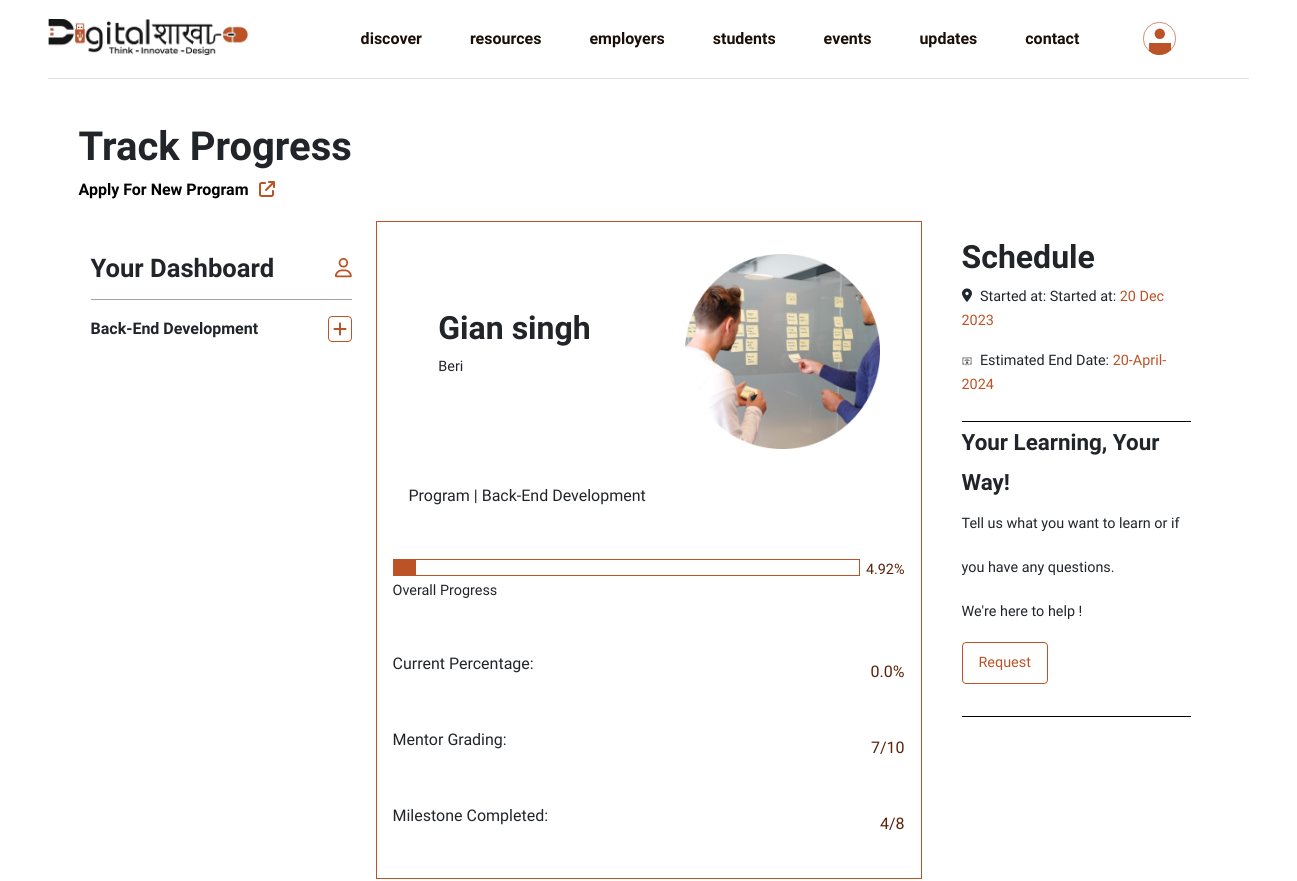
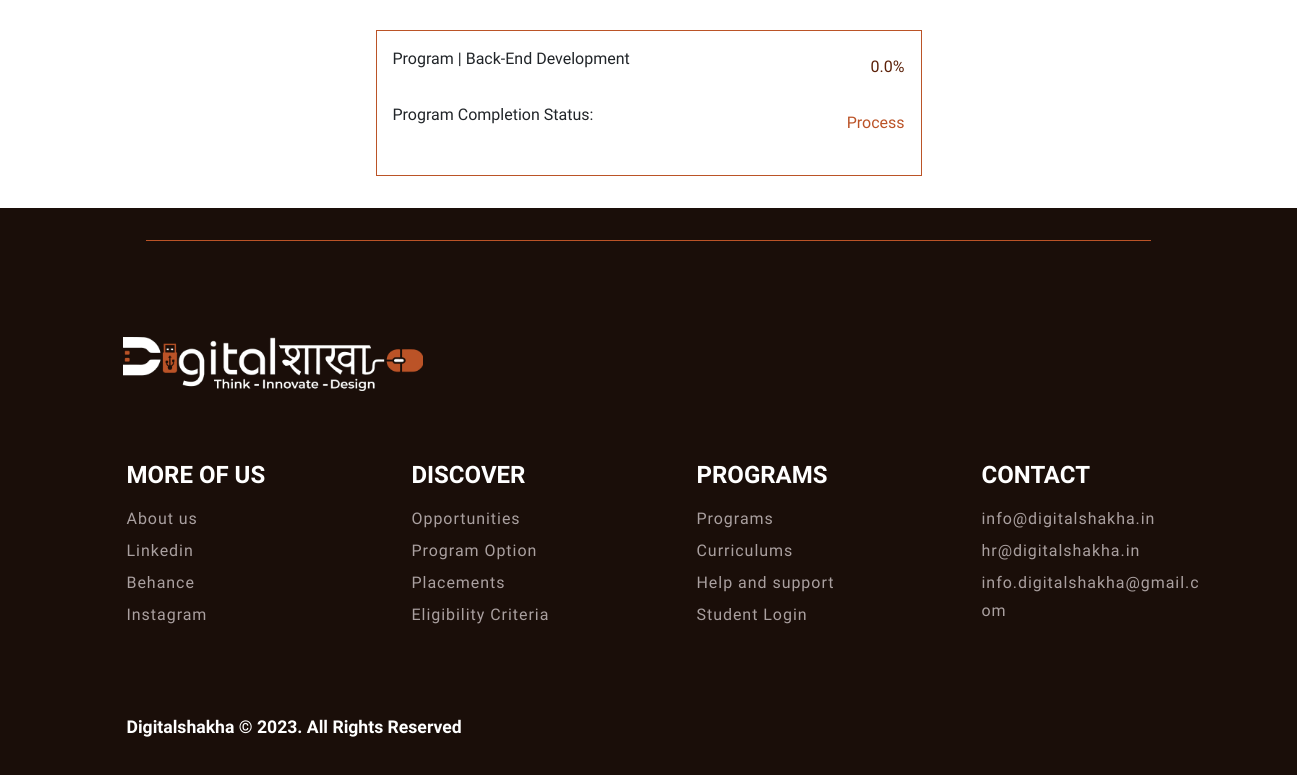
Before: /internship_track_1.php (signed in) with the older database file (2 pictures, top to bottom).
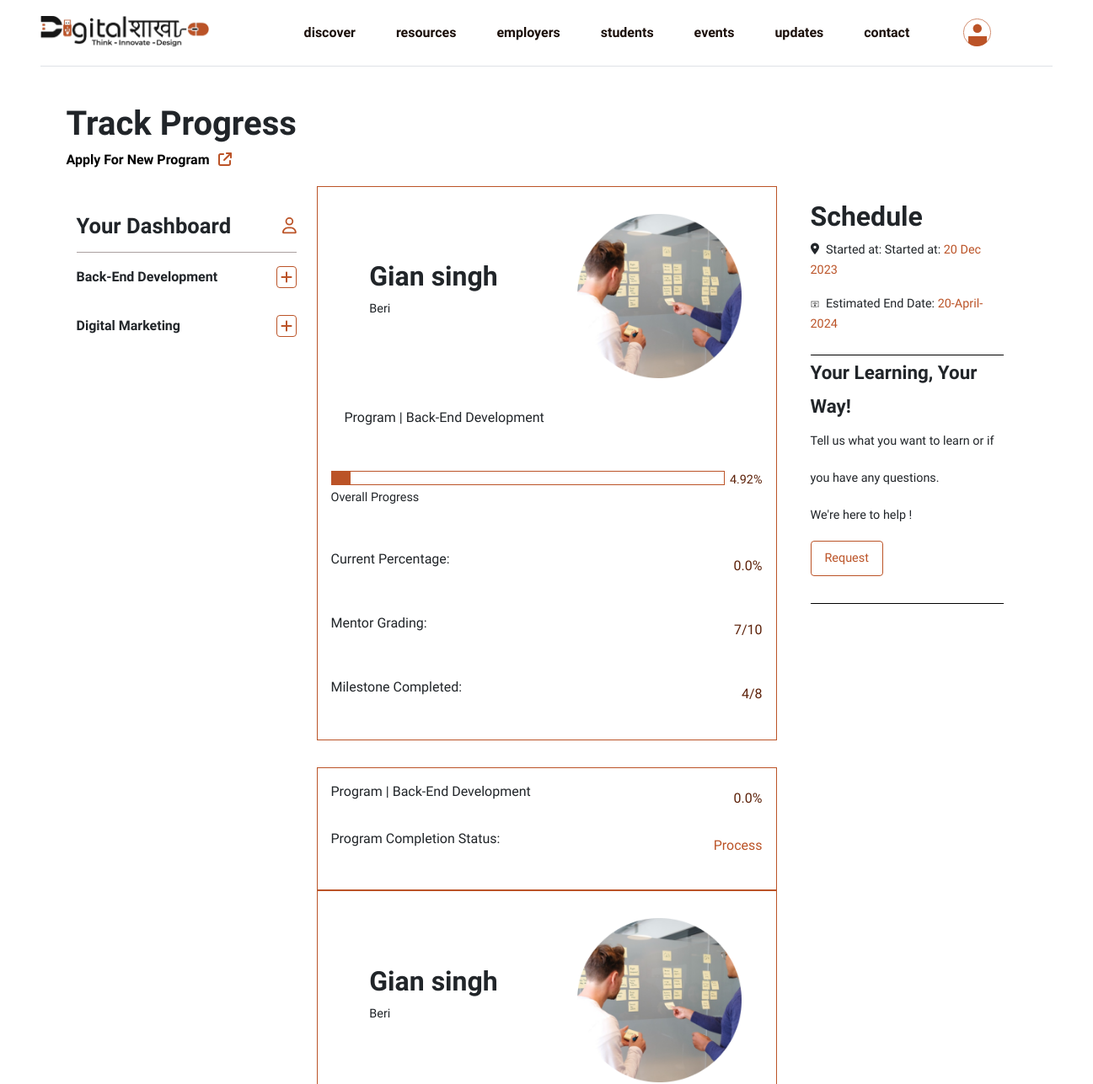
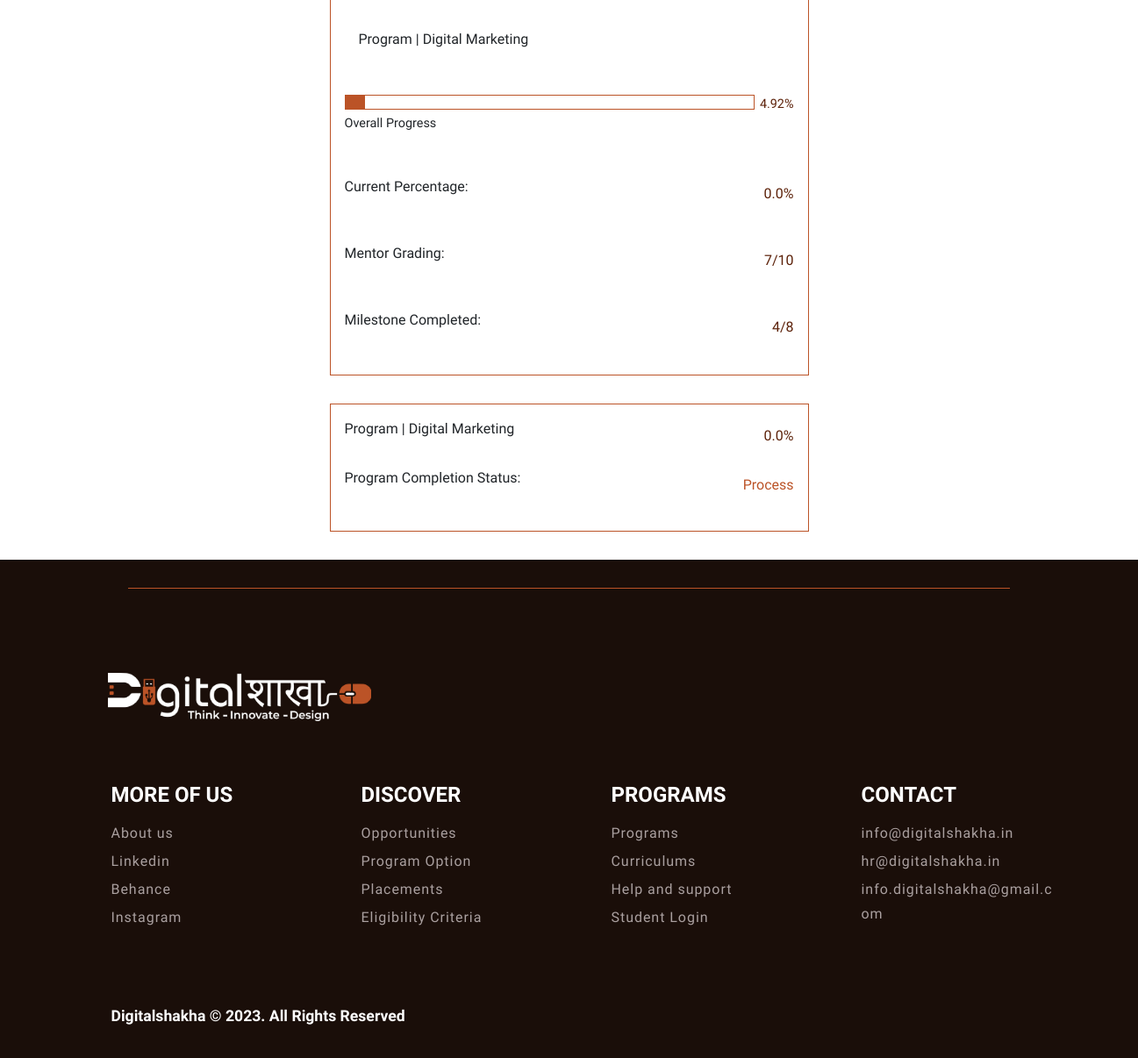
After: the same page with the newer database file (2 pictures, top to bottom).
### tables this page shows
CREATE TABLE `application_tbl` (
  `id` int(11) NOT NULL,
  `registration_id` varchar(100) NOT NULL,
  `name` varchar(100) NOT NULL,
  `last_name` varchar(100) NOT NULL,
  `gender` varchar(20) NOT NULL,
  `dob` date NOT NULL,
  `phone` int(15) NOT NULL,
  `email` varchar(60) NOT NULL,
  `address_1` varchar(200) NOT NULL,
  `address_2` varchar(200) NOT NULL,
  `pin_code` int(10) NOT NULL,
  `city` varchar(100) NOT NULL,
  `state` varchar(100) NOT NULL,
  `country` varchar(100) NOT NULL,
  `collage` varchar(200) NOT NULL,
  `degree` tinyint(4) NOT NULL,
  `course` int(20) DEFAULT NULL,
  `duration` tinyint(4) NOT NULL,
  `know_about_as` int(20) DEFAULT NULL,
  `referral_code` int(100) NOT NULL,
  `profile_photo` varchar(200) NOT NULL,
  `payment_photo` varchar(200) NOT NULL,
  `transaction_id` varchar(100) NOT NULL,
  `payment_status` tinyint(4) NOT NULL DEFAULT 0,
  `status` tinyint(11) NOT NULL DEFAULT 1,
  `created_at` timestamp NOT NULL DEFAULT current_timestamp() ON UPDATE current_timestamp(),
  `updated_at` timestamp NOT NULL DEFAULT current_timestamp() ON UPDATE current_timestamp()
);

CREATE TABLE `program_tbl` (
  `program_id` int(11) NOT NULL,
  `program_name` varchar(100) NOT NULL,
  `program_detail` text NOT NULL,
  `program_image` varchar(200) NOT NULL,
  `program_image2` varchar(100) NOT NULL,
  `program_view_description` mediumtext NOT NULL,
  `program_type_class` varchar(200) NOT NULL,
  `program_next_batch` date DEFAULT NULL,
  `program_enroll_count` int(50) NOT NULL,
  `program_rating_no` int(20) NOT NULL,
  `program_review_no` int(20) NOT NULL,
  `program_experience` tinyint(4) NOT NULL,
  `program_experience_text` varchar(200) NOT NULL,
  `program_duration` varchar(200) NOT NULL,
  `program_status` tinyint(4) NOT NULL DEFAULT 1,
  `created_at` timestamp NOT NULL DEFAULT current_timestamp(),
  `updated_at` timestamp NOT NULL DEFAULT current_timestamp() ON UPDATE current_timestamp()
);

CREATE TABLE `tbl_cities` (
  `city_id` int(11) NOT NULL,
  `city_name` varchar(30) NOT NULL,
  `state_id` int(11) NOT NULL
);

CREATE TABLE `internship_mentor_grading_tbl` (
  `mentor_grading_id` int(11) NOT NULL,
  `app_id` tinyint(4) NOT NULL,
  `mentor_grading` int(11) NOT NULL,
  `milestone_completed` int(11) NOT NULL,
  `mentor_grading_status` tinyint(4) NOT NULL DEFAULT 1,
  `created_at` timestamp NOT NULL DEFAULT current_timestamp(),
  `updated_at` timestamp NOT NULL DEFAULT current_timestamp() ON UPDATE current_timestamp()
);

### internship_track_1.php (the view, shortened to what the rows shown need)
<?php
require('./includes/header.php');
require('./admin/config/dbcon.php');
$email = $_SESSION['std_auth_user']['user_email'];
$sql = "SELECT * FROM application_tbl WHERE email = '$email'";
$sql_run = mysqli_query($con, $sql);
if (mysqli_num_rows($sql_run) > 0) {
    $data = mysqli_fetch_assoc($sql_run);
    $app_id = $data['id'];
    $city = $data['city'];
    $duration = $data['duration'];
    $timestamp = strtotime($data['created_at']);
    $day = date('d', $timestamp);
    $month = date('M', $timestamp);
    $month_number = date('m', $timestamp);
    $year = date('Y', $timestamp);
    $city_query = "SELECT * FROM tbl_cities WHERE city_id = '$city'";
    $city_run = mysqli_query($con, $city_query);
    if (mysqli_num_rows($city_run) > 0) {
        $city_name = mysqli_fetch_assoc($city_run);
    }
    $mentor_grading_query = "SELECT * FROM internship_mentor_grading_tbl WHERE app_id = '$app_id'";
    $mentor_grading_query_run = mysqli_query($con, $mentor_grading_query);
    if (mysqli_num_rows($mentor_grading_query_run) > 0) {
        $grading = mysqli_fetch_assoc($mentor_grading_query_run);
    }
}
?>
<section class="internship_track_1">
    <div class="container">
        <div class="row">
            <div class="heading">
                <h1>Track Progress</h1>
            </div>
            <div class="col-md-3">
                <div class="progress_category">
                <div class="heading">
                                    <h1 class="active-btn click_btn" onclick="ontablink(event,'box1')" style="cursor: pointer;">Your Dashboard</h1>
                                </div>
                    <?php
                    $query = "SELECT * FROM application_tbl Where email = '$email'";
                    $query_run = mysqli_query($con, $query);
                    if (mysqli_num_rows($query_run) > 0) {
                        foreach ($query_run as $program_fetch) {
                            $program = $program_fetch['course'];
                            $query = "SELECT * FROM program_tbl Where program_id = '$program'";
                            $query_run = mysqli_query($con, $query);
                            if (mysqli_num_rows($query_run) > 0) {
                                $row = mysqli_fetch_assoc($query_run);
                    ?>
                                <div class="nav_btn toggle_btn mt-3 active_toggle_content">
                                    <p><?= $row['program_name'] ?></p>
                                    <p class="plus"><i class="fa-solid fa-plus"></i></p>
                                </div>
                    <?php
                            }
                        }
                    }
                    ?>
                </div>
            </div>
            <div class="col-md-6">
                <?php
                $query = "SELECT * FROM application_tbl Where email = '$email'";
                $query_run = mysqli_query($con, $query);
                if (mysqli_num_rows($query_run) > 0) {
                    foreach ($query_run as $program_fetch) {
                        $program = $program_fetch['course'];
                        $query = "SELECT * FROM program_tbl Where program_id = '$program'";
                        $query_run = mysqli_query($con, $query);
                        if (mysqli_num_rows($query_run) > 0) {
                            $row = mysqli_fetch_assoc($query_run);
                ?>
                            <div class="overview change_box active-tab" id="box1">
                                <div class="main-box">
                                    <div class="heading">
                                        <div class="row flex-change">
                                            <div class="col-md-6 d-flex align-items-center justify-content-center">
                                                <div class="name_text">
                                                    <h1><?= $data['name'] ?> <?= $data['last_name'] ?></h1>
                                                    <p><?= $city_name['city_name'] ?></p>
                                                </div>
                                            </div>
                                            <div class="col-md-6 d-flex align-items-center justify-content-center">
                                                <div class="img">
                                                    <img src="./admin/student_application_photo/<?= $data['profile_photo'] ?>" alt="">
                                                </div>
                                            </div>
                                        </div>
                                    </div>
                                    <div class="program_name">
                                        <p> Program | <?= $row['program_name'] ?></p>
                                    </div>
                                    <div class="progress_box">
                                        <?php
                                        $startDate =   "$year-$month_number-$day";
                                        $durationMonths = $duration;
                                        $endDate = date('Y-m-d', strtotime($startDate . ' + ' . $durationMonths . ' months'));
                                        $currentDate = date('Y-m-d');
                                        $progressPercentage = round((strtotime($currentDate) - strtotime($startDate)) / (strtotime($endDate) - strtotime($startDate)) * 100, 2);
                                        ?>
                                        <div class="main_bar">
                                            <div class="progress_bar">
                                                <div class="bar" style="width: <?php if ($progressPercentage >= 100) {
                                                                                    echo "100%";
                                                                                } else {
                                                                                    echo $progressPercentage . "%";
                                                                                } ?>;"></div>
                                            </div>
                                            <p class=""><?php if ($progressPercentage >= 100) {
                                                            echo "complete";
                                                        } else {
                                                            echo $progressPercentage . "%";
                                                        } ?></p>
                                        </div>
                                        <p>Overall Progress</p>
                                    </div>
                                    <div class="progress_area">
                                        <p>Current Percentage: </p>
                                        <?php
                                        $total_percentage = 0;
                                        $total_grades = 0;
                                        $average_percentage = ($total_grades > 0) ? ($total_percentage / $total_grades) : 0;
                                        ?>
                                        <p><?= number_format($average_percentage, 1) ?>%</p>
                                    </div>
                                    <div class="progress_area">
                                        <p>Mentor Grading:</p>
                                        <p><?= $grading['mentor_grading'] ?>/10</p>
                                    </div>
                                    <div class="progress_area">
                                        <p>Milestone Completed:</p>
                                        <p><?= $grading['milestone_completed'] ?>/8</p>
                                    </div>
                                </div>
                                <div class="down-box">
                                    <div class="program_progress">
                                        <p>Program | <?= $row['program_name'] ?></p>
                                        <p><?= number_format($average_percentage, 1) ?>%</p>
                                    </div>
                                    <div class="program_status">
                                        <p>Program Completion Status:</p>
                                        <?php
                                        if ($progressPercentage == 100) {
                                        ?>
                                            <p>Completed</p>
                                        <?php
                                        } else {
                                            echo "<p style='color:#BB5327'>Process</p>";
                                        }
                                        ?>
                                    </div>
                                </div>
                            </div>
                <?php
                        }
                    }
                }
                ?>
            </div>
            <div class="col-md-3">
                <div class="right_box">
                    <div class="schedule">
                        <h1>Schedule</h1>
                        <p><i class="fa-solid fa-location-dot"></i> Started at: Started at: <span><?= $day ?> <?= $month ?> <?= $year ?></span> </p>
                        <p> <img src="./assets/images/Certificate.png" alt=""> Estimated End Date: <span><?= $end_date = date('d-F-Y', strtotime($startDate . ' + ' . $durationMonths . ' months')); ?></span> </p>
                    </div>
                    <div class="bottom_text">
                        <h1>Your Learning, Your Way!</h1>
                    </div>
                </div>
            </div>
        </div>
    </div>
</section>
<?php require('./includes/end_html.php'); ?>

Changed rows visible on the page:
added application_tbl: program_tbl.program_name "Digital Marketing", $data['name'] "Gian", $data['last_name'] "singh", $city_name['city_name'] "Beri", application_tbl.profile_photo (picture), $progressPercentage "4.92", average_percentage "0.0", $grading['mentor_grading'] "7", $grading['milestone_completed'] "4"
